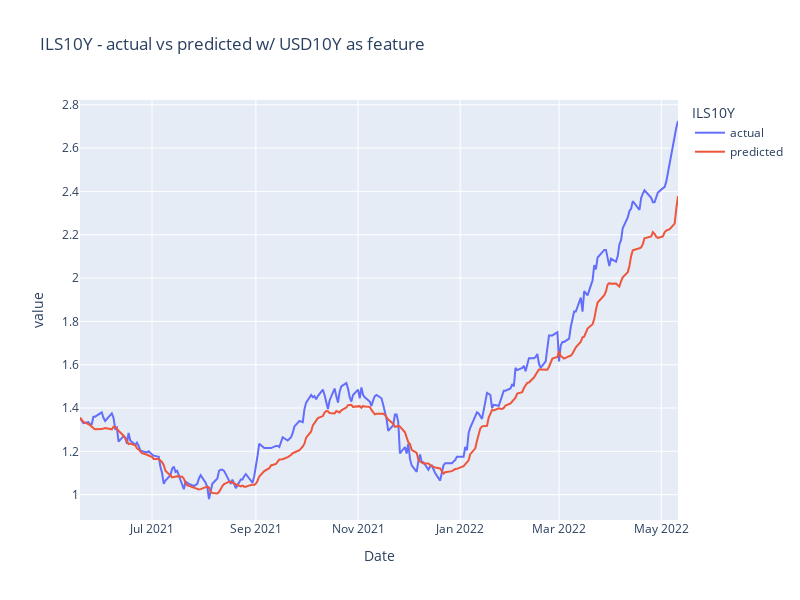

The notebook cell this image was saved under:
### Code cell
# test set - actual vs predicted plot
y_pred = model.predict(X_test)
title=f'{target} - actual vs predicted w/ USD10Y as feature'
test_predicted_plot(y_pred, y_test, test.index[n_lag:], title,target).show()

### Figure 1 — Plotly figure (JSON) as saved in the notebook; plotly's stock layout.template omitted (floating-point values rounded to 4 significant figures; data arrays with more than 128 entries replaced by an {"elided": "..."} marker saying what was removed)
{"data": [{"hovertemplate": "variable=actual<br>Date=%{x}<br>value=%{y}<extra></extra>", "legendgroup": "actual", "line": {"color": "#636efa", "dash": "solid"}, "marker": {"symbol": "circle"}, "mode": "lines", "name": "actual", "orientation": "v", "showlegend": true, "type": "scatter", "x": {"elided": "241 str values"}, "xaxis": "x", "y": {"elided": "241 float values"}, "yaxis": "y"}, {"hovertemplate": "variable=predicted<br>Date=%{x}<br>value=%{y}<extra></extra>", "legendgroup": "predicted", "line": {"color": "#EF553B", "dash": "solid"}, "marker": {"symbol": "circle"}, "mode": "lines", "name": "predicted", "orientation": "v", "showlegend": true, "type": "scatter", "x": {"elided": "241 str values"}, "xaxis": "x", "y": {"elided": "241 float values"}, "yaxis": "y"}], "layout": {"height": 600, "legend": {"title": {"text": "ILS10Y"}, "tracegroupgap": 0}, "title": {"text": "ILS10Y - actual vs predicted w/ USD10Y as feature"}, "width": 800, "xaxis": {"anchor": "y", "autorange": true, "domain": [0, 1], "range": ["2021-05-19", "2022-05-11"], "title": {"text": "Date"}, "type": "date"}, "yaxis": {"anchor": "x", "autorange": true, "domain": [0, 1], "range": [0.8831, 2.822], "title": {"text": "value"}, "type": "linear"}}}
